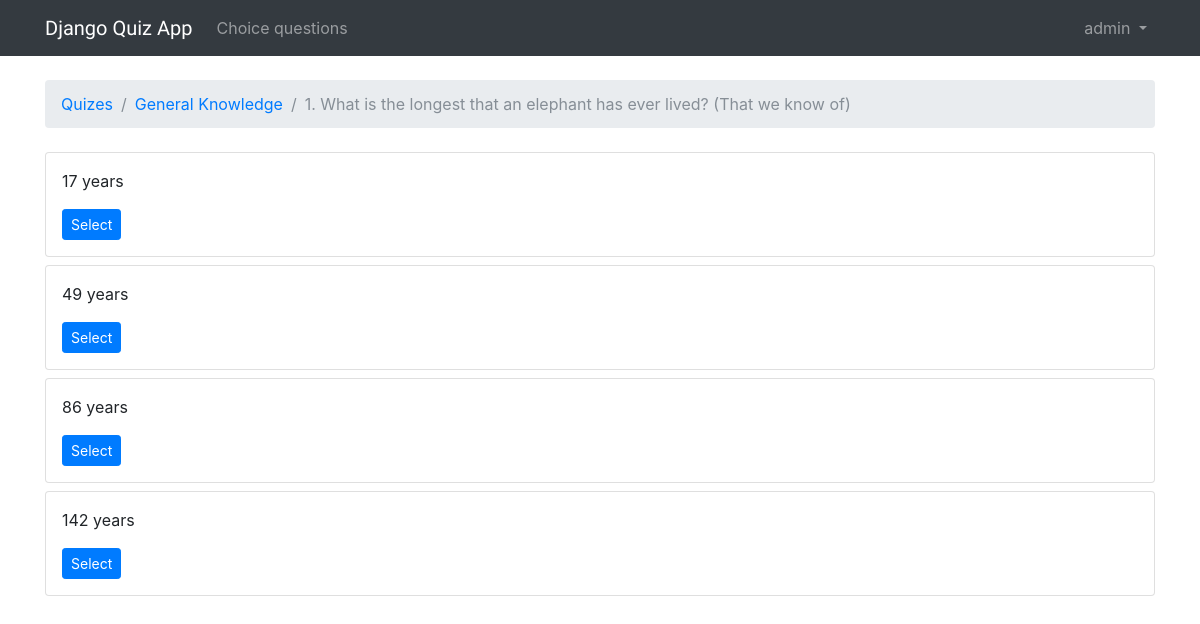
Screenshot of /quizes/2/questions/2/ (signed in) with the database file from the repository.
### boards/models.py (models this page shows, shortened)
class Question(models.Model):
    question = models.CharField(max_length=255)
    status = models.CharField(max_length=25, default='Not answered')
    note = models.PositiveIntegerField(default=0)
    quiz = models.ForeignKey(Quiz, related_name='questions', on_delete=models.CASCADE)

class Quiz(models.Model):
    name = models.CharField(max_length=30, unique=True)
    description = models.CharField(max_length=100)

class Answer(models.Model):
    answer = models.TextField(max_length=4000)
    choose = models.BooleanField(default=False)
    question = models.ForeignKey(Question, related_name='answers', on_delete=models.CASCADE)

### boards/views.py (the view)
# urls.py: url(r'^quizes/(?P<pk>\d+)/questions/(?P<question_pk>\d+)/$', login_required(views.AnswerListView.as_view()), name='question_answers'),
class AnswerListView(ListView):
    model = Answer
    context_object_name = 'answers'
    template_name = 'question_answers.html'
    paginate_by = 10
    def get_context_data(self, **kwargs):
        kwargs['question'] = self.question
        return super().get_context_data(**kwargs)
    def get_queryset(self):
        self.question = get_object_or_404(Question, quiz=self.kwargs.get('pk'), pk=self.kwargs.get('question_pk'))
        queryset = self.question.answers.order_by('question')
        return queryset

### templates/question_answers.html (shortened to what this page needs)
{% extends 'base.html' %}
{% load gravatar %}
{% block breadcrumb %}
  <li class="breadcrumb-item"><a href="{% url 'home' %}">Quizes</a></li>
  <li class="breadcrumb-item"><a href="{% url 'quiz_questions' question.quiz.pk %}">{{ question.quiz.name }}</a></li>
  <li class="breadcrumb-item active">{{ question.question }}</li>
{% endblock %}
{% block content %}
  {% for answer in answers %}
    <div id="{{ answer.pk }}"  class="card {% if forloop.last %}mb-4{% else %}mb-2{% endif %} {% if answer.choose|lower == 'true' %}border-dark{% endif %}">
      <div class="card-body p-3">
        <div class="row">
          <div class="col-10">
            <div class="post-body">
              {{ answer.answer }}
            </div>
              <div class="mt-3">
                <a href="{% url 'choose' answer.question.quiz.pk answer.question.pk answer.pk %}"
                   class="btn btn-primary btn-sm"
                   role="button">Select</a>
              </div>
          </div>
        </div>
      </div>
    </div>
  {% endfor %}
{% endblock %}

### templates/base.html (shortened to what this page needs)
{% load static %}<!DOCTYPE html>
<html>
  <head>
    <link rel="stylesheet" href="{% static 'css/bootstrap.min.css' %}">
    <link rel="stylesheet" href="{% static 'css/app.css' %}">
  </head>
  <body>
    {% block body %}
      <div class="wrapper">
        <nav class="navbar navbar-expand-sm navbar-dark bg-dark">
          <div class="container">
            <a class="navbar-brand" href="{% url 'home' %}">Django Quiz App</a>
            <div class="collapse navbar-collapse" id="mainMenu">
              <ul class="navbar-nav">
                <li class="nav-item">
                  <a class="nav-link" href="{% url 'home' %}">Choice questions</a>
                </li>
              </ul>
              {% if user.is_authenticated %}
                <ul class="navbar-nav ml-auto">
                  <li class="nav-item dropdown">
                    <a class="nav-link dropdown-toggle" href="#" id="userMenu" data-toggle="dropdown" aria-haspopup="true" aria-expanded="false">
                      {{ user.username }}
                    </a>
                  </li>
                </ul>
              {% else %}
                <form class="form-inline ml-auto">
                  <a href="{% url 'login' %}" class="btn btn-outline-secondary">Log in</a>
                  <a href="{% url 'signup' %}" class="btn btn-primary ml-2">Sign up</a>
                </form>
              {% endif %}
            </div>
          </div>
        </nav>
        <div class="container">
          <ol class="breadcrumb my-4">
            {% block breadcrumb %}
            {% endblock %}
          </ol>
          {% block content %}
          {% endblock %}
        </div>
      </div>
    {% endblock body %}
  </body>
</html>

### static/css/app.css (style rules this page uses)
html, body { height: 100%; }
.navbar-brand { font-family: 'Peralta', cursive; }
.wrapper { position: relative; min-height: 100%; height: auto !important; height: 100%; margin: 0 auto -60px; }

### rows the page displays
Question: quiz.name "General Knowledge", question "1. What is the longest that an elephant has ever lived? (That we know of)"
Answer: answer "17 years"
Answer: answer "49 years"
Answer: answer "86 years"
Answer: answer "142 years"

### other values shown
{{ user.username }} "admin"
